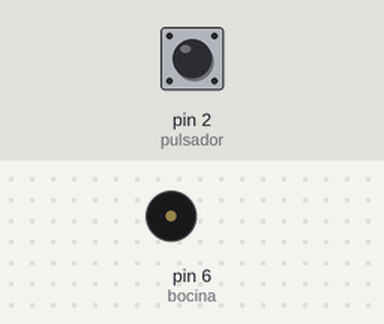
The sketch below on a simulated Arduino Uno, built with avr-gcc and run on an emulated ATmega328P. Shown: buzzer (waves = sounding, pin HIGH). Inputs (shaded band) come from the test bench; at power-on: pin 2 (pulsador) LOW. What the sketch prints to the serial monitor is not drawn.

Above: at 1.2 s.
1.3 s: pin 2 (pulsador) pulled HIGH for 0.15 s
At 1.8 s:
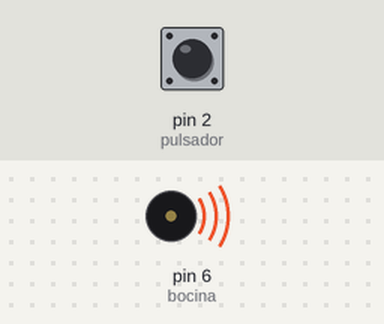
2.9 s: pin 2 (pulsador) pulled HIGH for 1 s
At 4.2 s:
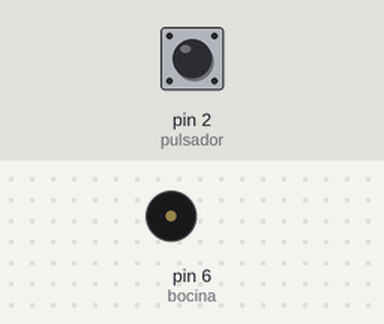
5.4 s: pin 2 (pulsador) pulled HIGH for 3.2 s
At 6.1 s:
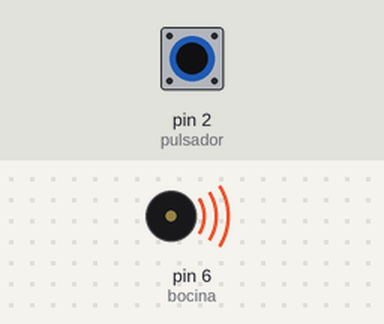
Timing chart, 0 to 8.4 s (numbered marks = the images above; inputs shaded):
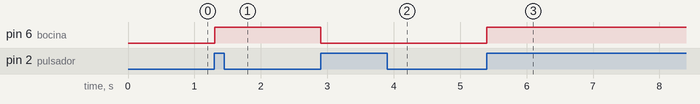

Measured:
- after the input at 1.3 s, pin 6 (bocina): LOW → HIGH at once
- after the input at 2.9 s, pin 6 (bocina): HIGH → LOW at once
- after the input at 5.4 s, pin 6 (bocina): LOW → HIGH at once

The sketch:

Experimento_7.ino
```cpp
// C++ code
//
int pulsador = 2;
int bocina = 6;
volatile int estado = 0;
volatile int c = 0;

void setup()
{
  Serial.begin(9600);
  pinMode(pulsador, INPUT);
  pinMode(bocina, OUTPUT);

  attachInterrupt(digitalPinToInterrupt(2), interruptor, RISING);
}

void loop()
{

  if (estado == 1) {
    digitalWrite(bocina, HIGH);
  } else {
    digitalWrite(bocina, LOW);
  }

  Serial.println(c);
}

void interruptor(){
  estado = !estado;
  c = c + 1;
  }
```
